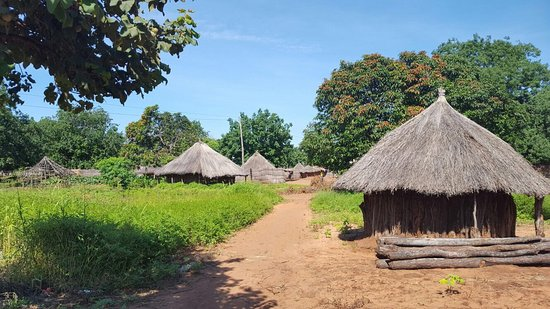
#> input picture opencv/photo1.jpg, 550 x 309 px
$ python 4_translate.py
#> lines starting #> are read from the running program, lines starting #| are printed output that depends on the picture
import numpy as np
import argparse
import imutils
import cv2

# Consturct the argument parse and parse the arguments
ap = argparse.ArgumentParser()
ap.add_argument("-i", "--image", type=str, default="photo1.jpg", help = "path to the input image")
args = vars(ap.parse_args())

image = cv2.imread(args['image'])
#> image is the input picture: shape (309, 550, 3); mean B, G, R 114.3, 127.3, 118.4
image = imutils.resize(image = image, width=500)
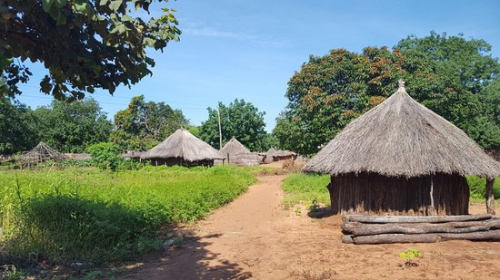
#> image: shape (280, 500, 3); mean B, G, R 114.3, 127.3, 118.4

cv2.imshow("Original", image)

#############################################################################
# Translation Matrix is given by the matrix of form:
#   [
#     [1, 0, shiftX],   -ve value shift left
#     [0, 1, shiftY]    -ve value shift up
#   ]


# Construct a translation matrix M to shift the image 25 pixel right and 50 pixel down
M = np.float32([[1,0,25], [0, 1, 50]])
shifted = cv2.warpAffine(image, M, (image.shape[1], image.shape[0]))
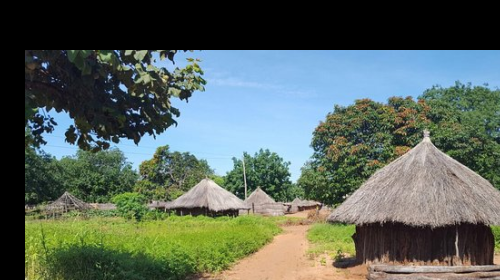
#> shifted: shape (280, 500, 3); mean B, G, R 93.5, 102, 89.7
cv2.imshow("Shifted Down and Right", shifted )

# Construct a translation matrix M to shift the image 25 pixel left and 50 pixel up
M = np.float32([[1,0,-25], [0, 1, -50]])
shifted = cv2.warpAffine(image, M, (image.shape[1], image.shape[0]))
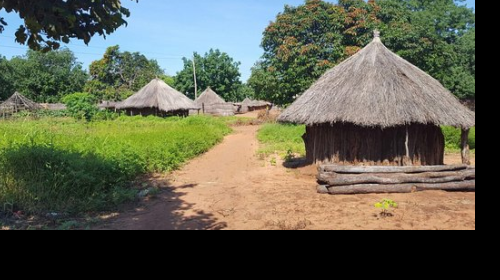
#> shifted: shape (280, 500, 3); mean B, G, R 80.6, 97.6, 95.8
cv2.imshow("Shifted up and left", shifted )
cv2.waitKey(0)
################################################################################

shifted = imutils.translate(image, x = 100, y = 50)
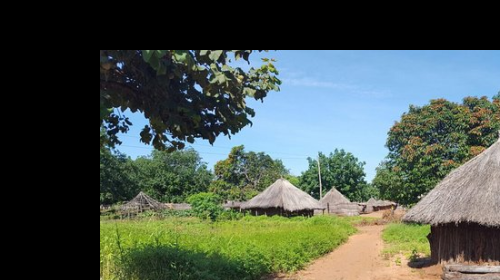
#> shifted: shape (280, 500, 3); mean B, G, R 79.4, 87.3, 76.2
cv2.imshow("Shifted Down and Right", shifted )
cv2.waitKey(0)
cv2.destroyAllWindows()
